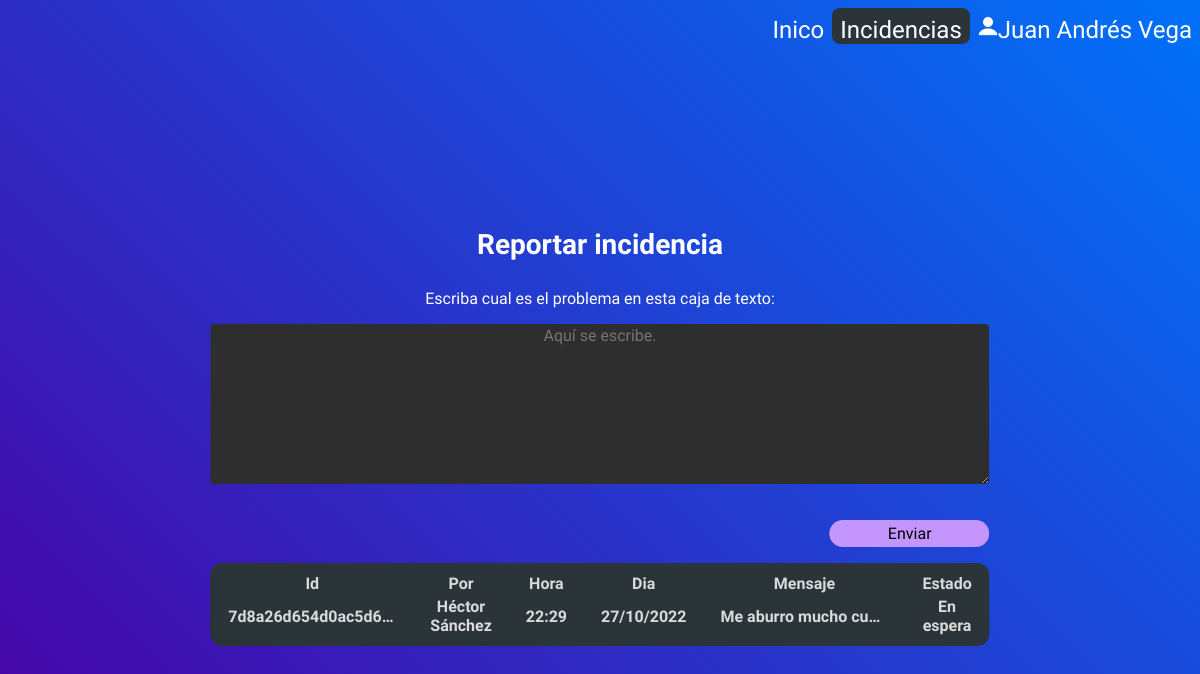
/incidence.php (signed in), run on the app's committed database.
### tables this page shows
CREATE TABLE `incidences` (
  `id` text NOT NULL,
  `by` text NOT NULL,
  `hour` text NOT NULL,
  `day` text NOT NULL,
  `sendto` text NOT NULL,
  `msg` text NOT NULL,
  `status` text NOT NULL
);

### includes/functions.inc.php (called while the page is built, shortened)
<?php
function getDataFromTable($conn, $table) {
    $sql = "SELECT * FROM " . $table;
    $stmt = mysqli_stmt_init($conn);
    if (!mysqli_stmt_prepare($stmt, $sql)) {
        header("location: ./index.php?error=stmtfailed");
        exit();
    }
    mysqli_stmt_execute($stmt);
    $result = mysqli_stmt_get_result($stmt);
    return $result;
}
function getIncidences($conn, $bool) {
    $myArray = array();
    $result = getDataFromTable($conn, "incidences");
    while ($row = $result->fetch_assoc()) {
        $myArray[] = $row;
    }
    return $myArray;
}

### incidence.php (the view, shortened to what this page needs)
<!DOCTYPE html>
<html>
<head>
  <link rel="stylesheet" href="assets/styles.css" />
  <link rel="stylesheet" href="assets/incidences.css" />
</head>
<body>
  <?php
  include_once "account.php";
  ?>
  <div class="main-table">
    <div class="sub-table" style="background-color: unset">
      <h3>Reportar incidencia</h3>
      <p>Escriba cual es el problema en esta caja de texto:</p>
      <textarea id="msg" placeholder="Aquí se escribe."></textarea>
      <button class="submit login" id="sendincidence">Enviar</button>
    </div>
    <div class="sub-table">
      <div class="sub-table-scroll">
        <table class="users">
          <tr class="tr-sticky">
            <th>Id</th>
            <th>Por</th>
            <th>Hora</th>
            <th>Dia</th>
            <th>Mensaje</th>
            <th>Estado</th>
          </tr>
          <?php
          require_once "includes/dbh.inc.php";
          require_once "includes/functions.inc.php";
          $incidences = getIncidences($conn, true);
          $incidences = array_reverse($incidences);
          foreach ($incidences as &$incidence) {
            echo '<tr><th class="th-id" title="' . $incidence["id"] . '">' . $incidence["id"] . '</th><th>' . $incidence["by"] . '</th><th>' . $incidence["hour"] . '</th><th>' . $incidence["day"] . '</th><th class="th-id" id="th-id" title="' . $incidence["msg"] . '">' . $incidence["msg"] . '</th><th>' . $incidence["status"] . '</th></tr>';
          }
          ?>
        </table>
      </div>
    </div>
  </div>
</body>
</html>

### assets/styles.css (style rules this page uses)
* { font-family: "Josefin Sans", sans-serif; box-sizing: border-box; }
body, html { margin: 0; padding: 0; }
body { background: linear-gradient(45deg, #4a00a3, #0072f8); height: 100vh; background-repeat: no-repeat; background-attachment: fixed; overflow-x: hidden; }
h3 { transform: translate(-25%, 500%); text-align: center; width: 200%; color: white; }

### assets/incidences.css (style rules this page uses)
* { color: #dadada; }
h3 { transform: unset; width: unset; font-size: 3.5vh; color: white; }
p { color: white; font-size: 2vh; text-align: center; }
textarea { width: 100%; height: 20vh; border: unset; font-size: 2vh; background-color: #2e2e2e; border-radius: 0.5vh; color: white; text-align: center; }
.submit { width: 20vh; font-size: 2vh; border-radius: 20px; border-width: 0; background-color: #c495fd; color: black; padding: 0.5vh 0 0.5vh 0; margin: 4vh 0 2vh 0; float: right; }
.main-table { position: absolute; left: 50%; top: 25%; transform: translate(-50%, 0); width: auto; display: flex; flex-direction: column; padding-bottom: 5vh; }
.sub-table { max-height: 50vh; background-color: rgb(43 52 57); border-radius: 1.5vh; overflow-y: auto; }
.sub-table-scroll { height: 100%; }
table { padding-top: 1vh; padding-bottom: 1vh; }
th { padding-left: 2vh; padding-right: 2vh; font-size: 2vh; background-color: rgb(43 52 57); }
.tr-sticky { position: sticky; top: 0; display: table-row; }
.th-id { max-width: 25vh; flex: 1; white-space: nowrap; overflow: hidden; text-overflow: ellipsis; }
th#th-id { cursor: pointer; }

### data on the page
incidences: id "7d8a26d654d0ac5d6…", by "Héctor Sánchez", hour "22:29", day "27/10/2022", msg "Me aburro mucho cu…", status "En espera"

### other printed values
$_SESSION["username"] "Juan Andrés Vega"
